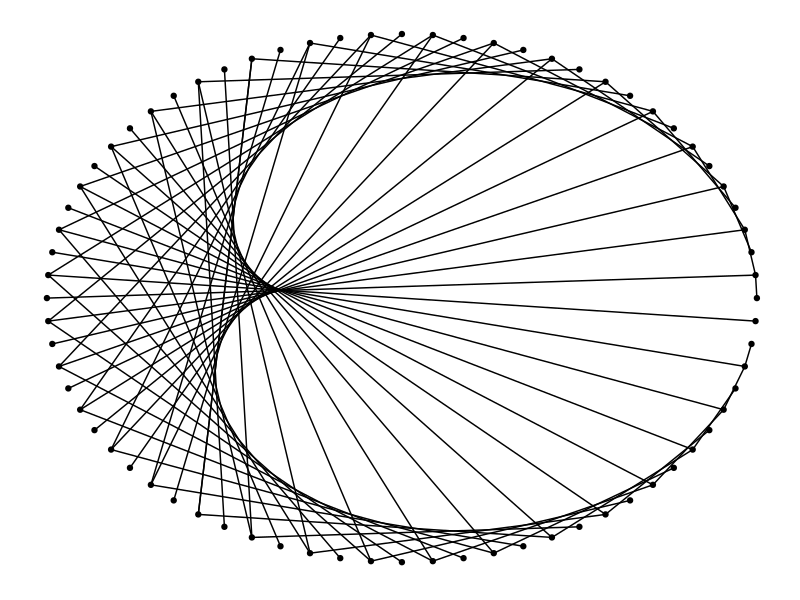

The R source for this figure:
# Just fooling around with a pattern I found here:
# http://www.theguardian.com/science/alexs-adventures-in-numberland/2015/nov/26/solving-for-xmas-how-to-make-mathematical-christmas-cards

library(ggplot2)
cardioid <- function(num_pts, stride) {
  radian_indices <- seq(0, 2*pi, length.out=num_pts + 1)[1:num_pts]
  pts <- data.frame(x = cos(radian_indices), y = sin(radian_indices))
  startx <- pts$x[1:num_pts]
  starty <- pts$y[1:num_pts]
  end_indices <- as.integer(1:num_pts * stride) %% num_pts
  end_indices[which(end_indices == 0)] = num_pts
  endx <- pts$x[end_indices]
  endy <- pts$y[end_indices]
  lines <- data.frame(x = startx, xend= endx, y = starty, yend = endy)
  p <- ggplot(pts, aes(x = x, y = y)) + geom_point()
  p <- p + geom_segment(data=lines, mapping=aes(x=x, y=y, xend=xend,yend=yend))
  # ggplot can be convinced to omit axes and grid lines.
  p <- p + theme(
    axis.line=element_blank(),
    axis.text.x=element_blank(),
    axis.text.y=element_blank(),
    axis.ticks=element_blank(),
    axis.title.x=element_blank(),
    axis.title.y=element_blank(),
    legend.position="none",
    panel.background=element_blank(),
    panel.border=element_blank(),
    panel.grid.major=element_blank(),
    panel.grid.minor=element_blank(),
    plot.background=element_blank()
  )
  
  return(p)
}

cardioid(72, 2)



